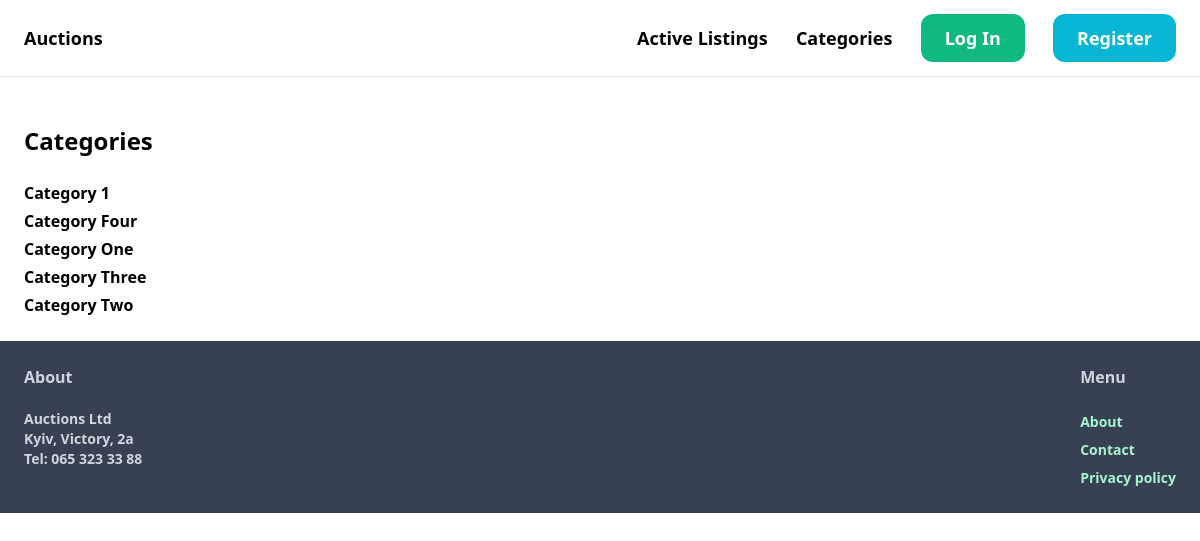
The app's page /auctions/categories/, older data.
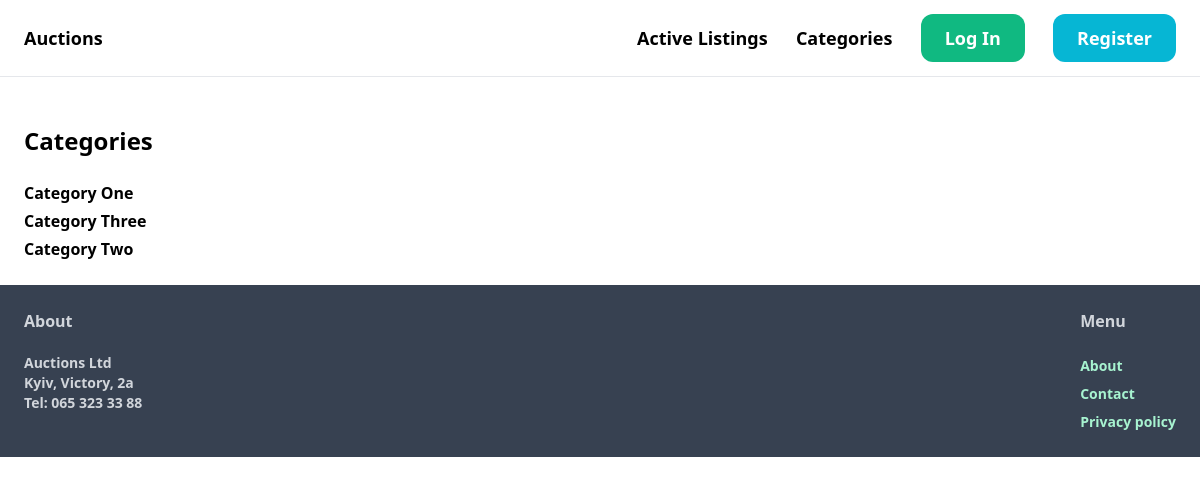
The same page, newer data.
### auctions/models.py (models this page shows, shortened)
class Auction(models.Model):
    title = models.CharField(
        unique=True, error_messages={'unique': "The auction with that title already exists."},
        max_length=64, verbose_name='title of auction')
    category = models.CharField(max_length=64)
    description = models.TextField(blank=True, max_length=124)
    image_url = models.URLField(blank=True, null=True, verbose_name='URL')
    price = models.FloatField(default=0.0)
    owner = models.ForeignKey(User, on_delete=models.CASCADE, related_name="seller")  # user
    winner = models.ForeignKey(User, blank=True, null=True, on_delete=models.CASCADE, related_name="buyer")  # user
    is_active = models.BooleanField(default=True, verbose_name='active status')  # active or non_active

### auctions/views.py (the view)
# urls.py: path("categories/", views.categories_view, name="categories"),
def categories_view(request):
    auctions = Auction.objects.filter(is_active=True)
    auctions = auctions.order_by('category')
    return render(request, 'auctions/categories.html', {
        "auctions": auctions,
    })

### auctions/templates/auctions/categories.html
{% extends "auctions/layout.html" %}
{% block body %}
    <h2 class="text-2xl py-6 font-semibold hover:text-gray-400 ">Categories</h2>
    <ul class="space-y-1">
        {% for auction in auctions %}
                {% ifchanged %}
                    <li>
                        <a href="{% url 'category' auction.category %}" class="font-semibold hover:text-gray-500">
                            {{ auction.category }}
                        </a>
                    </li>
                {% endifchanged %}
        {% endfor %}
    </ul>
{% endblock %}

### auctions/templates/auctions/layout.html (shortened to what this page needs)
<!DOCTYPE html>
<html lang="en">
    <head>
        <script src="https://cdn.tailwindcss.com"></script>
    </head>
    <body>
        <nav class="px-6 py-6 flex justify-between items-center border-b border-gray-200">
            <a href="{% url 'index' %}" class="text-lg font-semibold"> Auctions </a>
            <div class="space-x-6">
                <a class="text-lg font-semibold hover:text-gray-400" href="{% url 'index' %}">Active Listings</a>
                <a class="text-lg font-semibold hover:text-gray-400" href="{% url 'categories' %}">Categories</a>
                {% if user.is_authenticated %}
                <a class="text-lg font-semibold hover:text-gray-400" href="{% url 'watchlist' %}">Watchlist</a>
                <a class="text-lg font-semibold hover:text-gray-400" href="{% url 'new_auction' %}"> Create Auction </a>
                <a class="px-6 py-3 text-lg font-semibold bg-gray-400 text-white hover:text-gray-600 rounded-xl" href="{% url 'logout' %}">Log Out</a>
                {% else %}
                <a class="px-6 py-3 text-lg font-semibold bg-emerald-500 text-white hover:text-emerald-700 rounded-xl" href="{% url 'login' %}">Log In</a>
                <a class="px-6 py-3 text-lg font-semibold bg-cyan-500 text-white hover:text-cyan-700 rounded-xl" href="{% url 'register' %}">Register</a>
                {% endif %}
            </div>
        </nav>
        <div class="px-6 py-6">
            {% block body %}
            {% endblock %}
        </div>
        <footer class="px-6 py-6 flex justify-between bg-gray-700 ">
            <div class="w=2/3 pr-10">
                <h3 class="mb-5 font-semibold text-gray-300">About</h3>
                <p class="text-sm font-semibold text-gray-300">Auctions Ltd</p>
                <p class="text-sm font-semibold text-gray-300"> Kyiv, Victory, 2a </p>
                <p class="text-sm font-semibold text-gray-300">Tel: 065 323 33 88</p>
            </div>
            <div class="w=1/3">
                <h3 class="mb-5 font-semibold text-gray-300">Menu</h3>
                <ul class="space-y-1">
                <li><a href="#" class="text-sm font-semibold text-emerald-200 hover:text-emerald-600">About</a></li>
                <li><a href="#" class="text-sm font-semibold text-emerald-200 hover:text-emerald-600">Contact</a></li>
                <li><a href="#" class="text-sm font-semibold text-emerald-200 hover:text-emerald-600">Privacy policy</a></li>
                </ul>
            </div>
        </footer>
    </body>
</html>

Row changes from the older to the newer data that the page shows:
removed Auction: category "Category 1"
no longer on this page (row edited): Auction: category "Category Four"
